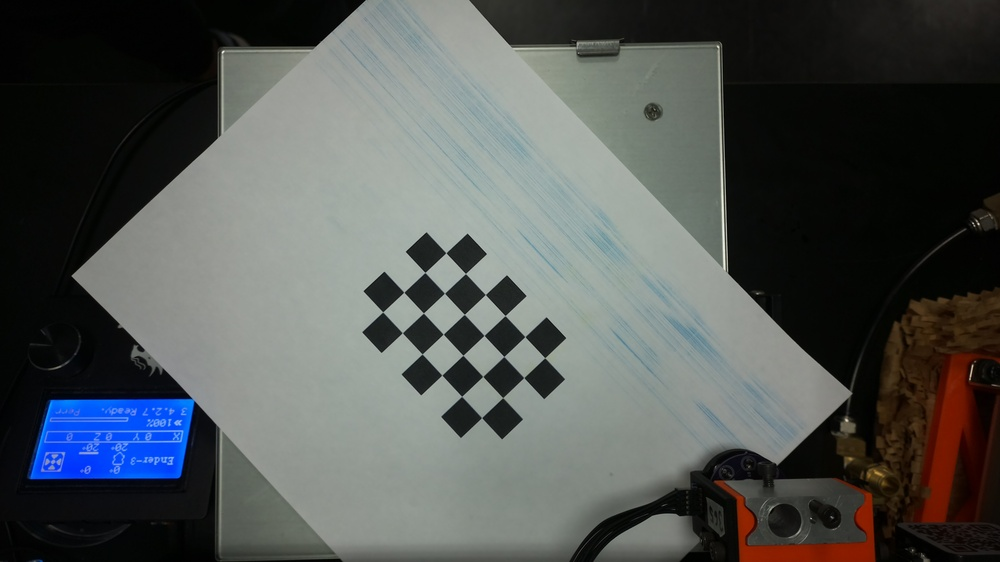
#> input picture chess10_20260423.jpg, 1000 x 562 px, shrunk from 4608 x 2592 before the run; its folder holds 4 pictures in this run
$ python calibrate.py -i .. -o out.png
#> lines starting #> are read from the running program, lines starting #| are printed output that depends on the picture
"""
calibrate.py
------------
Camera calibration using a chessboard pattern.

Can be used as a module:
    from calibrate import run_calibration
    run_calibration("images/chessboard", "calibration/calibration_data.npz")

Or run directly from the command line:
    python calibrate.py --input images/chessboard --output calibration/calibration_data.npz
"""

import argparse
import glob
import os
import cv2
import numpy as np

def load_images(image_folder: str) -> list[np.ndarray]:
    """
    Load all .jpg images from *image_folder*. Returns (path, image) pairs.

    @params:
        image_folder:  Path to a folder containing .jpg images.

    @returns:
        List of (image_path, image_array) tuples.
    """
#> called with image_folder = '..'
    paths = glob.glob(os.path.join(image_folder, "*.jpg"))
    print(f"Found {len(paths)} image(s) in '{image_folder}'.")

    images = []
    for path in paths:
        img = cv2.imread(path)
#> img is the input picture: shape (562, 1000, 3); mean B, G, R 83.3, 84.6, 80.9
        if img is None:
            print(f"  [WARN] Could not read {path} — skipping.")
        else:
            images.append((path, img))
    return images

def detect_corners(
    image: np.ndarray,
    chessboard_size: tuple[int, int],
) -> tuple[bool, np.ndarray | None]:
    """
    Detect sub-pixel chessboard corners in *image*.

    @params:
        image:            BGR image.
        chessboard_size:  (cols, rows) inner corners.

    @returns:
        (success, refined_corners)  — corners is None when detection fails.
    """
#> called with chessboard_size = (6, 4)
    gray = cv2.cvtColor(image, cv2.COLOR_BGR2GRAY)
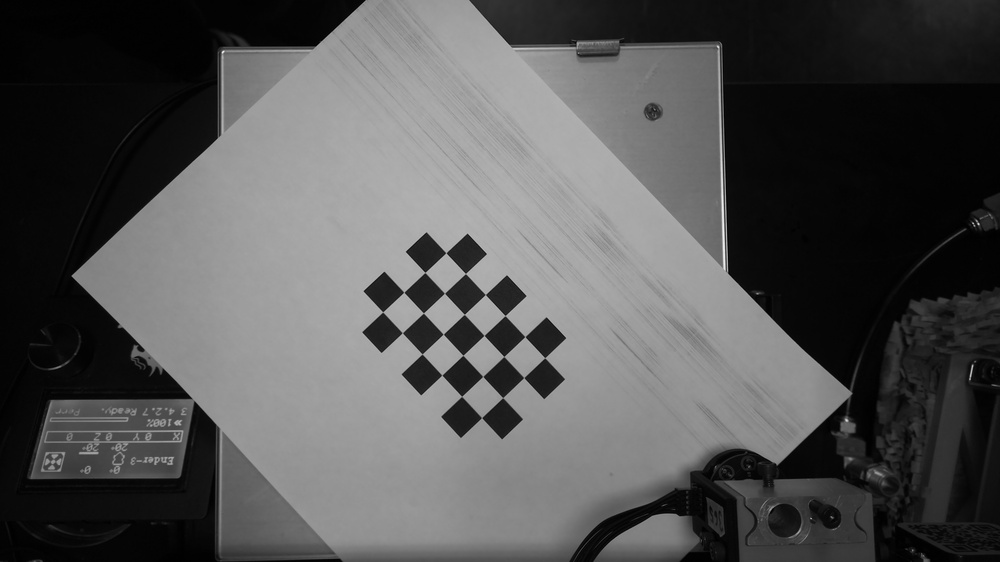
#> gray: shape (562, 1000); min 0, max 245, mean 83.4
    ret, corners = cv2.findChessboardCornersSB(gray, chessboard_size)

    if not ret:
        return False, None

    refined = cv2.cornerSubPix(
        gray,
        corners,
        (11, 11),
        (-1, -1),
        criteria=(cv2.TERM_CRITERIA_EPS + cv2.TERM_CRITERIA_MAX_ITER, 30, 0.001),
    )
    return True, refined

def compute_pixel_distances(
    corners: np.ndarray,
    chessboard_size: tuple[int, int],
) -> list[float]:
    """
    Measure horizontal and vertical distances (in pixels) between every
    adjacent pair of inner corners on the board.

    @params:
        corners:          Refined corner array from cv2.cornerSubPix.
        chessboard_size:  (cols, rows) inner corners.

    @returns:
        List of pixel distances.
    """
#> called with corners = array of shape (24, 1, 2), chessboard_size = (6, 4)
    cols, rows = chessboard_size
    distances = []

    # Horizontal neighbours
    for row in range(rows):
        for col in range(cols - 1):
            idx = row * cols + col
            p1 = corners[idx][0]
            p2 = corners[idx + 1][0]
            distances.append(float(np.linalg.norm(p1 - p2)))

    # Vertical neighbours
    for row in range(rows - 1):
        for col in range(cols):
            idx = row * cols + col
            p1 = corners[idx][0]
            p2 = corners[idx + cols][0]
            distances.append(float(np.linalg.norm(p1 - p2)))

    return distances

def build_object_points(
    chessboard_size: tuple[int, int],
    square_size: float,
) -> np.ndarray:
    """
    Build the 3-D object point array for one chessboard view.

    @params:
        chessboard_size:  (cols, rows) inner corners.
        square_size:      Physical size of one square in real-world units (e.g. mm).

    @returns:
        Array of shape (cols*rows, 3) in float32.
    """
    cols, rows = chessboard_size
    objp = np.zeros((cols * rows, 3), np.float32)
    objp[:, :2] = np.mgrid[0:cols, 0:rows].T.reshape(-1, 2)
    objp *= square_size
    return objp


def calibrate_camera(
    objpoints: list[np.ndarray],
    imgpoints: list[np.ndarray],
    image_size: tuple[int, int],
) -> tuple[np.ndarray, np.ndarray, list, list]:
    """
    Run cv2.calibrateCamera and return the intrinsic parameters.

    @params:
        objpoints:   List of 3-D object point arrays (one per image).
        imgpoints:   List of 2-D image point arrays (one per image).
        image_size:  (width, height) of the calibration images.

    @returns:
        camera_matrix, dist_coeffs, rvecs, tvecs
    """
    _, camera_matrix, dist_coeffs, rvecs, tvecs = cv2.calibrateCamera(
        objpoints, imgpoints, image_size, None, None
    )
    return camera_matrix, dist_coeffs, rvecs, tvecs

def save_calibration(
    output_path: str,
    camera_matrix: np.ndarray,
    dist_coeffs: np.ndarray,
    rvecs: list,
    tvecs: list,
    pixel_to_mm: float,
) -> None:
    """
    Save all calibration data to a .npz file.
    @params:
        output_path:   Path for the output .npz file.
        camera_matrix: Intrinsic camera matrix.
        dist_coeffs:   Distortion coefficients.
        rvecs:         List of rotation vectors (one per image).
        tvecs:         List of translation vectors (one per image).
        pixel_to_mm:   Scale factor from pixels to mm.
    """
    os.makedirs(os.path.dirname(output_path) or ".", exist_ok=True)
    np.savez(
        output_path,
        camera_matrix=camera_matrix,
        dist_coeffs=dist_coeffs,
        rvecs=rvecs,
        tvecs=tvecs,
        pixel_to_mm=pixel_to_mm,
    )
    print(f"[Saved] Calibration data → {output_path}")

def run_calibration(
    image_folder: str,
    output_file: str,
    chessboard_size: tuple[int, int] = (6, 4),
    square_size: float = 13.0,
) -> dict:
    """
    Full calibration pipeline.

    @params:
        image_folder:    Folder containing chessboard .jpg images.
        output_file:     Path for the output .npz file.
        chessboard_size: (cols, rows) inner corners of the chessboard.
        square_size:     Physical size of one square in real-world units (e.g. mm).

    @returns:
        Dictionary with keys: camera_matrix, dist_coeffs, rvecs, tvecs, pixel_to_mm.

    @exceptions:
        RuntimeError: If no corners or distances were detected.
    """
    objp_template = build_object_points(chessboard_size, square_size)

    objpoints:       list[np.ndarray] = []
    imgpoints:       list[np.ndarray] = []
    pixel_distances: list[float]      = []
    image_size:      tuple | None     = None

    for path, image in load_images(image_folder):
        success, corners = detect_corners(image, chessboard_size)
        if not success:
            print(f"  [FAIL] No corners found in {path}")
            continue

        print(f"  [OK]   Corners detected in {path}")
        objpoints.append(objp_template)
        imgpoints.append(corners)
        pixel_distances.extend(compute_pixel_distances(corners, chessboard_size))
        image_size = (image.shape[1], image.shape[0])  # (width, height)
#> image_size = (1000, 562)

    if not objpoints:
        raise RuntimeError("No chessboard corners were detected in any image.")
    if not pixel_distances:
        raise RuntimeError("No pixel distances could be computed.")

    # --- Camera calibration --------------------------------------------------
    camera_matrix, dist_coeffs, rvecs, tvecs = calibrate_camera(
        objpoints, imgpoints, image_size
    )
    print("\nCalibration successful!")

    # --- Pixel → mm scale factor ---------------------------------------------
    avg_pixel_dist = float(np.mean(pixel_distances))
    pixel_to_mm    = square_size / avg_pixel_dist

    print(f"Average pixel distance : {avg_pixel_dist:.4f} px")
    print(f"Pixel-to-mm scale      : {pixel_to_mm:.6f} mm/px")

    # --- Persist & return ----------------------------------------------------
    save_calibration(output_file, camera_matrix, dist_coeffs, rvecs, tvecs, pixel_to_mm)

    return {
        "camera_matrix": camera_matrix,
        "dist_coeffs":   dist_coeffs,
        "rvecs":         rvecs,
        "tvecs":         tvecs,
        "pixel_to_mm":   pixel_to_mm,
    }

def parse_args() -> argparse.Namespace:
    parser = argparse.ArgumentParser(
        description="Calibrate a camera using chessboard images."
    )
    parser.add_argument(
        "--input", "-i",
        required=True,
        metavar="IMAGE_FOLDER",
        help="Folder containing chessboard .jpg images.",
    )
    parser.add_argument(
        "--output", "-o",
        required=True,
        metavar="OUTPUT_NPZ",
        help="Path for the output calibration .npz file.",
    )
    parser.add_argument(
        "--cols",
        type=int,
        default=6,
        help="Number of inner corner columns on the chessboard (default: 6).",
    )
    parser.add_argument(
        "--rows",
        type=int,
        default=4,
        help="Number of inner corner rows on the chessboard (default: 4).",
    )
    parser.add_argument(
        "--square-size",
        type=float,
        default=13.0,
        help="Physical size of one square in mm (default: 13.0).",
    )
    return parser.parse_args()


if __name__ == "__main__":
    args = parse_args()
    run_calibration(
        image_folder    = args.input,
        output_file     = args.output,
        chessboard_size = (args.cols, args.rows),
        square_size     = args.square_size,
    )
